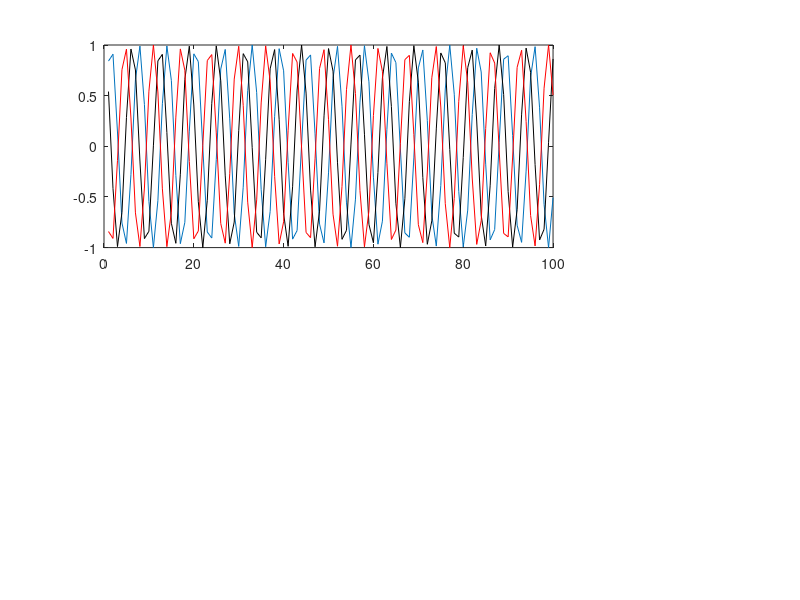

Here is the MATLAB script that generated this plot: (Note: this script raises an error after producing the figure.)
%% PARTICLE MOTION DEVELOPMENT
function PARTICLE_MOTION_B1

%% Stub data


x = 1:100;
y1 = sin(x); y2 = cos(x); y3 = -sin(x);


%% Initialize Figure


f = figure;


%% Plot data


    % Define space for waveforms & plot
sp(1) = subplot(2,4,[1:3]);
plot(x,y1); hold on; plot(x,y2,'k'); plot(x,y3,'r');

    % Define zoom axes and callbacks
wp_xlim = 1:length(y1);
zh = zoom(sp(1));
zh.Motion = 'horizontal';
zh.ActionPostCallBack = @waveformZoom;
zh.Enable = 'on';

    % Define space for N/E particle motion & plot
sp(2) = subplot(2,3,4); plot(y1(wp_xlim),y2(wp_xlim));
axis square

    % Define space for Z/E particle motion & plot
sp(3) = subplot(2,3,5); plot(y1(wp_xlim),y3(wp_xlim));
axis square

    % Define space for Z/N particle motion & plot
sp(4) = subplot(2,3,6); plot(y2(wp_xlim),y3(wp_xlim));
axis square

%% Callback Functions


function waveformZoom(~, eventdata)
    
    
        % returns the x limits of the waveform panel in vector format,
        % e.g., [0 100]
    waveform_xlim = round(eventdata.Axes.XLim)
    
        % return the appropriate vector length to resize the data to
%     if waveform_xlim(1) >= 1, waveform_xlim = 1; end; % minimum position value is 1
%     if waveform_xlim(2) <= 

    
end

end